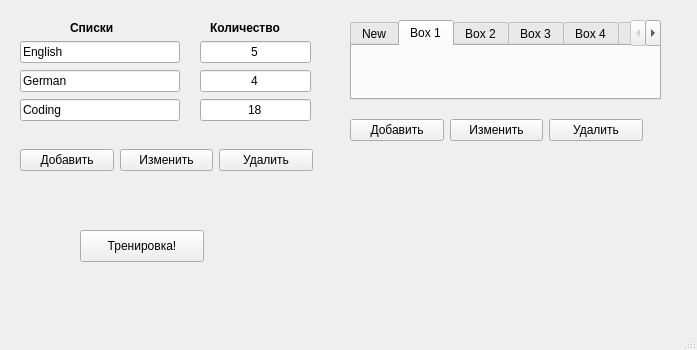
<?xml version="1.0" encoding="UTF-8"?>
<ui version="4.0">
 <class>Main_Window</class>
 <widget class="QMainWindow" name="Main_Window">
  <property name="geometry">
   <rect>
    <x>0</x>
    <y>0</y>
    <width>697</width>
    <height>350</height>
   </rect>
  </property>
  <property name="windowTitle">
   <string>Main_Window</string>
  </property>
  <widget class="QWidget" name="centralwidget">
   <widget class="QTabWidget" name="box_6">
    <property name="geometry">
     <rect>
      <x>350</x>
      <y>20</y>
      <width>311</width>
      <height>80</height>
     </rect>
    </property>
    <property name="currentIndex">
     <number>1</number>
    </property>
    <widget class="QWidget" name="box_0">
     <attribute name="title">
      <string>New</string>
     </attribute>
    </widget>
    <widget class="QWidget" name="box_1">
     <attribute name="title">
      <string>Box 1</string>
     </attribute>
    </widget>
    <widget class="QWidget" name="box_2">
     <attribute name="title">
      <string>Box 2</string>
     </attribute>
    </widget>
    <widget class="QWidget" name="box_3">
     <attribute name="title">
      <string>Box 3</string>
     </attribute>
    </widget>
    <widget class="QWidget" name="box_4">
     <attribute name="title">
      <string>Box 4</string>
     </attribute>
    </widget>
    <widget class="QWidget" name="box_5">
     <attribute name="title">
      <string>Box 5</string>
     </attribute>
    </widget>
   </widget>
   <widget class="QWidget" name="verticalLayoutWidget">
    <property name="geometry">
     <rect>
      <x>20</x>
      <y>40</y>
      <width>160</width>
      <height>85</height>
     </rect>
    </property>
    <layout class="QVBoxLayout" name="verticalLayout">
     <item>
      <widget class="QLineEdit" name="lineEdit">
       <property name="text">
        <string>English</string>
       </property>
      </widget>
     </item>
     <item>
      <widget class="QLineEdit" name="lineEdit_3">
       <property name="text">
        <string>German</string>
       </property>
      </widget>
     </item>
     <item>
      <widget class="QLineEdit" name="lineEdit_2">
       <property name="text">
        <string>Coding</string>
       </property>
      </widget>
     </item>
    </layout>
   </widget>
   <widget class="QWidget" name="verticalLayoutWidget_2">
    <property name="geometry">
     <rect>
      <x>200</x>
      <y>40</y>
      <width>111</width>
      <height>85</height>
     </rect>
    </property>
    <layout class="QVBoxLayout" name="verticalLayout_2">
     <item>
      <widget class="QLineEdit" name="lineEdit_5">
       <property name="text">
        <string>5</string>
       </property>
       <property name="alignment">
        <set>Qt::AlignmentFlag::AlignCenter</set>
       </property>
      </widget>
     </item>
     <item>
      <widget class="QLineEdit" name="lineEdit_6">
       <property name="text">
        <string>4</string>
       </property>
       <property name="alignment">
        <set>Qt::AlignmentFlag::AlignCenter</set>
       </property>
      </widget>
     </item>
     <item>
      <widget class="QLineEdit" name="lineEdit_4">
       <property name="text">
        <string>18</string>
       </property>
       <property name="alignment">
        <set>Qt::AlignmentFlag::AlignCenter</set>
       </property>
      </widget>
     </item>
    </layout>
   </widget>
   <widget class="QLabel" name="label">
    <property name="geometry">
     <rect>
      <x>70</x>
      <y>20</y>
      <width>58</width>
      <height>16</height>
     </rect>
    </property>
    <property name="font">
     <font>
      <bold>true</bold>
     </font>
    </property>
    <property name="text">
     <string>Списки</string>
    </property>
   </widget>
   <widget class="QLabel" name="label_2">
    <property name="geometry">
     <rect>
      <x>210</x>
      <y>20</y>
      <width>81</width>
      <height>16</height>
     </rect>
    </property>
    <property name="font">
     <font>
      <bold>true</bold>
     </font>
    </property>
    <property name="text">
     <string>Количество</string>
    </property>
   </widget>
   <widget class="QWidget" name="horizontalLayoutWidget">
    <property name="geometry">
     <rect>
      <x>20</x>
      <y>140</y>
      <width>293</width>
      <height>41</height>
     </rect>
    </property>
    <layout class="QHBoxLayout" name="horizontalLayout">
     <item>
      <widget class="QPushButton" name="btn_add_deck">
       <property name="text">
        <string>Добавить</string>
       </property>
      </widget>
     </item>
     <item>
      <widget class="QPushButton" name="btn_change_deck">
       <property name="text">
        <string>Изменить</string>
       </property>
      </widget>
     </item>
     <item>
      <widget class="QPushButton" name="btn_del_deck">
       <property name="text">
        <string>Удалить</string>
       </property>
      </widget>
     </item>
    </layout>
   </widget>
   <widget class="QPushButton" name="btn_start">
    <property name="geometry">
     <rect>
      <x>80</x>
      <y>230</y>
      <width>124</width>
      <height>32</height>
     </rect>
    </property>
    <property name="text">
     <string>Тренировка!</string>
    </property>
   </widget>
   <widget class="QWidget" name="horizontalLayoutWidget_2">
    <property name="geometry">
     <rect>
      <x>350</x>
      <y>110</y>
      <width>293</width>
      <height>41</height>
     </rect>
    </property>
    <layout class="QHBoxLayout" name="horizontalLayout_2">
     <item>
      <widget class="QPushButton" name="btn_add_card">
       <property name="text">
        <string>Добавить</string>
       </property>
      </widget>
     </item>
     <item>
      <widget class="QPushButton" name="btn_change_card">
       <property name="text">
        <string>Изменить</string>
       </property>
      </widget>
     </item>
     <item>
      <widget class="QPushButton" name="btn_del_card">
       <property name="text">
        <string>Удалить</string>
       </property>
      </widget>
     </item>
    </layout>
   </widget>
  </widget>
  <widget class="QStatusBar" name="statusbar"/>
 </widget>
 <resources/>
 <connections/>
</ui>
